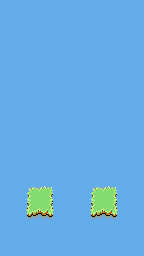

This is a level from a 2D game, rendered from its Tiled map with the project's own tilesets. A one-line summary and the complete map file follow:
An orthogonal 9x16 tile map with 16x16 px tiles, 1 tile layer (ground).

<map version="1.2" tiledversion="1.3.1" orientation="orthogonal" renderorder="right-down" compressionlevel="-1" width="9" height="16" tilewidth="16" tileheight="16" infinite="0" nextlayerid="3" nextobjectid="1">
 <tileset firstgid="1" source="../levels/forest_set.tsx" />
 <layer id="1" name="ground" width="9" height="16">
  <data encoding="csv">
110,110,110,110,110,110,110,110,110,
110,110,110,110,110,110,110,110,110,
110,110,110,110,110,110,110,110,110,
110,110,110,110,110,110,110,110,110,
110,110,110,110,110,110,110,110,110,
110,110,110,110,110,110,110,110,110,
110,110,110,110,110,110,110,110,110,
110,110,110,110,110,110,110,110,110,
110,110,110,110,110,110,110,110,110,
110,110,110,110,110,110,110,110,110,
110,110,110,110,110,110,110,110,110,
110,157,158,159,110,157,158,159,110,
110,169,1,171,110,169,1,171,110,
110,181,182,183,110,181,182,183,110,
110,110,110,110,110,110,110,110,110,
110,110,110,110,110,110,110,110,110
</data>
 </layer>
</map>